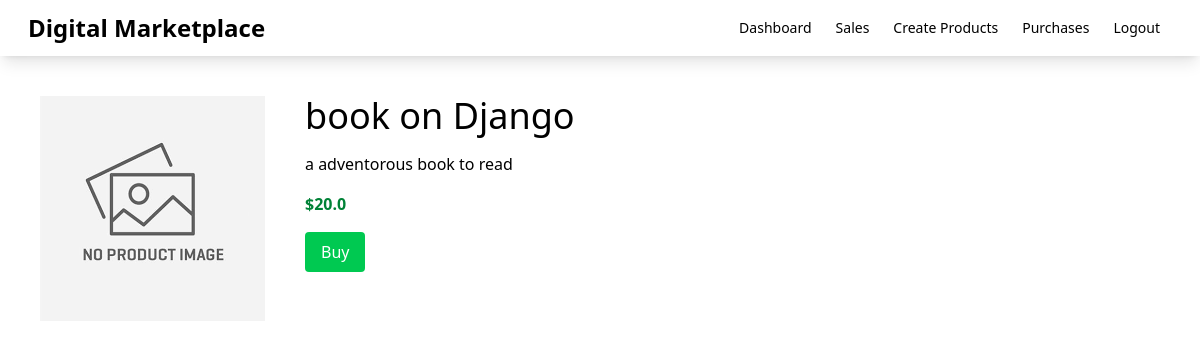
The app's page /product/2 with its own data.
### myapp/models.py (models this page shows)
class Product(models.Model):
    seller = models.ForeignKey(User, on_delete=models.CASCADE)
    name = models.CharField(max_length=100)
    description = models.CharField(max_length=100)
    price = models.FloatField()
    file = models.FileField(upload_to='uploads')
    total_sales_amount = models.IntegerField(default=0)
    total_sales = models.IntegerField(default=0)

### myapp/views.py (the view)
# urls.py: path('product/<int:id>',views.detail,name='detail'),
def detail(request,id):
    product = Product.objects.get(id=id)
    stripe_publishable_key = settings.STRIPE_PUBLISHABLE_KEY
    return render(request, 'myapp/detail.html',{'product':product,'stripe_publishable_key':stripe_publishable_key})

### myapp/templates/myapp/detail.html (shortened to what this page needs)
{% extends 'myapp/base.html' %}
{% block body %}
<div class="flex p-10">
  <div>
    <img
      alt=""
    />
  </div>
  <div class="pl-10">
    <div class="text-4xl mb-4">{{ product.name }}</div>
    <div class="mb-4">{{ product.description }}</div>
    <div class="mb-4 text-green-700 font-bold">${{ product.price }}</div>
    <div>
      <button
        id="checkout-button"
        class="bg-green-500 text-white px-4 py-2 rounded-sm"
      >
        Buy
      </button>
    </div>
  </div>
</div>
{% endblock %}

### records on screen
Product: name "book on Django", description "a adventorous book to read", price "20.0"
